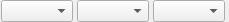
<?xml version="1.0" encoding="UTF-8"?>
<ui version="4.0">
 <class>Selector</class>
 <widget class="QWidget" name="Selector">
  <property name="geometry">
   <rect>
    <x>0</x>
    <y>0</y>
    <width>215</width>
    <height>20</height>
   </rect>
  </property>
  <property name="windowTitle">
   <string>Form</string>
  </property>
  <layout class="QHBoxLayout" name="horizontalLayout">
   <property name="spacing">
    <number>4</number>
   </property>
   <property name="leftMargin">
    <number>1</number>
   </property>
   <property name="topMargin">
    <number>0</number>
   </property>
   <property name="rightMargin">
    <number>4</number>
   </property>
   <property name="bottomMargin">
    <number>0</number>
   </property>
   <item>
    <widget class="QComboBox" name="char_select"/>
   </item>
   <item>
    <widget class="QComboBox" name="palette_select"/>
   </item>
   <item>
    <widget class="QComboBox" name="slot_select"/>
   </item>
  </layout>
 </widget>
 <resources/>
 <connections/>
</ui>
